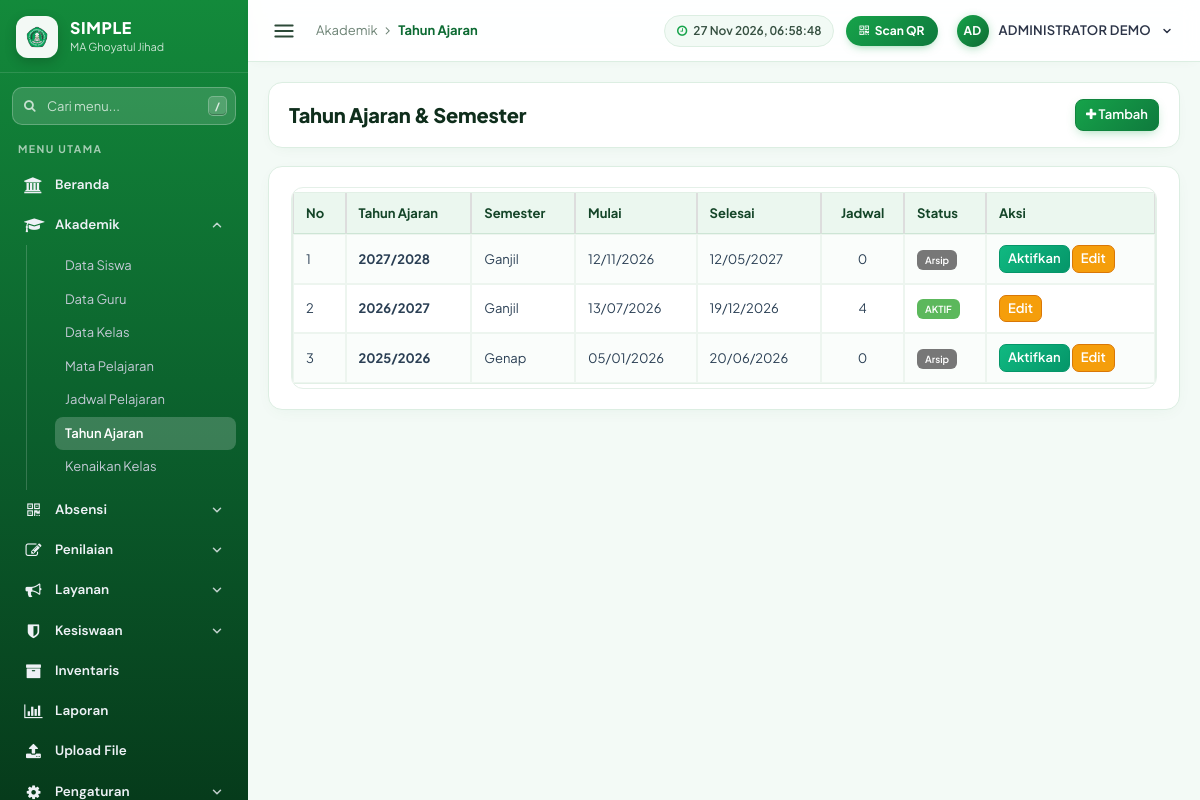
/index.php?page=Tahun-Ajaran (signed in), run on the app's committed database.
### tables this page shows
CREATE TABLE `tahun_ajaran` (
  `id` int NOT NULL,
  `nama` varchar(20) NOT NULL,
  `semester` varchar(10) NOT NULL,
  `tgl_mulai` date DEFAULT NULL,
  `tgl_selesai` date DEFAULT NULL,
  `aktif` tinyint NOT NULL DEFAULT '0'
);

### index.php (called while the page is built, shortened)
<?php
require_once __DIR__ . '/library/helpers.php';
$routes = [
    'Dashboard' => 'pages/home.php',
    'Data-Siswa' => 'pages/siswa.php',
    'Data-Guru' => 'pages/guru.php',
    'Data-Kelas' => 'pages/kelas.php',
    'Absen-Scan' => 'pages/absen_scan.php',
    'Absen-Siswa' => 'pages/absen_siswa.php',
    'Absen-Guru' => 'pages/absen_guru.php',
    'Cetak-Kartu' => 'pages/kartu.php',
    'Profile' => 'pages/profile.php',
    'User-Guide' => 'pages/help.php',
    'Help' => 'pages/help.php',
    'Users' => 'pages/users.php',
    'Upload-File' => 'pages/upload_file.php',
    'Tahun-Ajaran' => 'pages/tahun_ajaran.php',
    'Mata-Pelajaran' => 'pages/mapel.php',
    'Jadwal' => 'pages/jadwal.php',
    'Perizinan' => 'pages/perizinan.php',
    'Pengumuman' => 'pages/pengumuman.php',
    'Kenaikan-Kelas' => 'pages/kenaikan.php',
    'Input-Nilai' => 'pages/nilai.php',
    'Rapor' => 'pages/rapor.php',
    'Cetak-Rapor' => 'pages/cetak_rapor.php',
    'Laporan' => 'pages/laporan.php',
    'Pelanggaran' => 'pages/pelanggaran.php',
    'Inventaris' => 'pages/inventaris.php',
    'Master-Menu' => 'pages/master_menu.php',
];
$page = $_GET['page'] ?? 'Dashboard';
require __DIR__ . '/' . $routes[$page];

### library/helpers.php (called while the page is built, shortened)
<?php
function e($s) { return htmlspecialchars((string)$s, ENT_QUOTES, 'UTF-8'); }
function role() { return strtoupper((string)($_SESSION['SES_ROLE'] ?? '')); }
function canEdit() { return in_array(role(), ['ADMIN', 'TATA USAHA'], true); }
function qall($db, $sql, $types = '', $p = []) {
    $st = $db->prepare($sql);
    $st->execute();
    return $st->get_result()->fetch_all(MYSQLI_ASSOC);
}

### pages/tahun_ajaran.php (the view, shortened to what this page needs)
<?php
$db = $koneksidb;
$rows = qall($db, "SELECT t.*, (SELECT COUNT(*) FROM jadwal j WHERE j.tahun_ajaran_id = t.id) AS jml_jadwal FROM tahun_ajaran t ORDER BY t.nama DESC, t.semester");
include "header.php";
?>
<div class="right_col" role="main">
  <div class="page-title"><div class="title_left"><h3>Tahun Ajaran &amp; Semester</h3></div>
    <div class="title_right"><?php if (canEdit()): ?><button class="btn btn-primary btn-sm" id="btnAdd"><i class="fa fa-plus"></i> Tambah</button><?php endif; ?></div></div>
  <div class="x_panel"><div class="x_content table-responsive">
    <table class="table table-bordered table-striped">
      <thead><tr><th>No</th><th>Tahun Ajaran</th><th>Semester</th><th>Mulai</th><th>Selesai</th><th class="text-center">Jadwal</th><th>Status</th><th>Aksi</th></tr></thead>
      <tbody><?php foreach ($rows as $i => $r): ?>
        <tr><td><?= $i + 1 ?></td><td><b><?= e($r['nama']) ?></b></td><td><?= e($r['semester']) ?></td>
          <td><?= $r['tgl_mulai'] ? date('d/m/Y', strtotime($r['tgl_mulai'])) : '-' ?></td><td><?= $r['tgl_selesai'] ? date('d/m/Y', strtotime($r['tgl_selesai'])) : '-' ?></td>
          <td class="text-center"><?= (int)$r['jml_jadwal'] ?></td>
          <td><?= $r['aktif'] ? '<span class="label label-success">AKTIF</span>' : '<span class="label label-default">Arsip</span>' ?></td>
          <td><?php if (canEdit()): ?>
            <?php if (!$r['aktif']): ?><form method="POST" style="display:inline"><button class="btn btn-success btn-xs" onclick="return confirm('Jadikan periode ini aktif?')">Aktifkan</button></form><?php endif; ?>
            <button class="btn btn-warning btn-xs btn-edit" data-row="<?= e(json_encode($r)) ?>">Edit</button><?php endif; ?></td></tr>
      <?php endforeach; ?></tbody>
    </table>
  </div></div>
</div>
<?php if (canEdit()): ?>
<div class="modal fade" id="mdl" tabindex="-1"><div class="modal-dialog"><form class="modal-content" method="POST">
  <div class="modal-header"><button type="button" class="close" data-dismiss="modal">&times;</button><h4 class="modal-title" id="mTitle">Tahun Ajaran</h4></div>
  <div class="modal-body"><input type="hidden" name="act" id="m_act" value="add"><input type="hidden" name="id" id="m_id">
    <div class="form-group"><label>Tahun Ajaran</label><input class="form-control" name="nama" id="m_nama" required placeholder="2026/2027"></div>
    <div class="form-group"><label>Semester</label><select class="form-control" name="semester" id="m_semester"><option>Ganjil</option><option>Genap</option></select></div>
    <div class="row"><div class="col-xs-6"><label>Mulai</label><input type="date" class="form-control" name="tgl_mulai" id="m_tgl_mulai"></div>
      <div class="col-xs-6"><label>Selesai</label><input type="date" class="form-control" name="tgl_selesai" id="m_tgl_selesai"></div></div>
  </div>
  <div class="modal-footer"><button type="button" class="btn btn-default" data-dismiss="modal">Batal</button><button class="btn btn-primary">Simpan</button></div>
</form></div></div>
<?php endif; include "footer.php"; ?>

### assets/css/simple.css (style rules this page uses)
:root { --bg: #060a13; --panel: #0c1220; --card: #111a2d; --card-hover: #16223a; --line: #1e2a45; --fg: #e9eef8; --muted: #92a0bd; --green: #25b84f; --green-soft: rgba(37, 184, 79, .14); --amber: #fcb900; --amber-soft: rgba(252, 185, 0, .14); --danger: #ff6b6b; --font-display: "Sora", "Segoe UI", system-ui, sans-serif; --font-body: "Plus Jakarta Sans", "Segoe UI", system-ui, sans-serif; color-scheme: dark; }
* { box-sizing: border-box; }
html, body { height: 100%; }
body { background: var(--bg); color: var(--fg); font-family: var(--font-body); font-size: 15px; line-height: 1.5; padding-left: max(0px, env(safe-area-inset-left, 0px)); padding-right: max(0px, env(safe-area-inset-right, 0px)); }
button, input { font: inherit; color: inherit; }

### assets/css/legacy.css (style rules this page uses)
.right_col { padding: 0 4px 24px; color: #2a3f54; }
.right_col .page-title { display: flex; flex-wrap: wrap; align-items: center; justify-content: space-between; gap: 8px; margin: 0 0 14px; padding: 0; }
.right_col .page-title h3 { margin: 0; font-size: 22px; font-weight: 600; color: #1c2438; }
.right_col .title_left, .right_col .title_right { width: auto; float: none; padding: 0; min-height: 0; }
.x_panel { background: #fff; border: 1px solid #dde1e9; border-radius: 8px; padding: 14px 18px; margin-bottom: 16px; position: relative; box-shadow: 0 1px 2px rgba(20,30,60,.04); }
.x_content { padding: 4px 0; }
.btn { border-radius: 6px; }
body { margin:0 }
:root { color-scheme: light; }
body { font-size: 13px; }
table.dataTable thead th, table.table thead th { color: #1c2438; background: #fff; }
table.dataTable tbody td, table.table tbody td { color: #2a3f54; }
.right_col .page-title h3 { font-size: 19px; }
.right_col .btn { font-size: 13px; }

### assets/css/theme.css (style rules this page uses)
:root { --bg: #f3faf6; --fg: #16261d; --green: #16a34a; --green-dark: #0d6b33; --amber: #16a34a; --line-soft: #dceee2; color-scheme: light; }
body { background: var(--bg); color: var(--fg); margin: 0; font-family: "Plus Jakarta Sans", "DM Sans", "Segoe UI", system-ui, sans-serif; -webkit-font-smoothing: antialiased; }
.right_col { color: var(--fg); }
.right_col .page-title { display: flex; flex-wrap: wrap; align-items: center; justify-content: space-between; gap: 12px; margin: 0 0 18px !important; padding: 16px 20px !important; background: #ffffff; border: 1px solid var(--line-soft); border-radius: 14px; box-shadow: 0 4px 16px -8px rgba(13, 107, 51, 0.1); }
.right_col .page-title h3 { margin: 0; font-size: 20px; font-weight: 800; color: #0f2e1c; letter-spacing: -0.01em; display: flex; flex-wrap: wrap; align-items: center; gap: 8px; }
.right_col .title_right { display: flex; flex-wrap: wrap; align-items: center; gap: 8px; }
.x_panel { background: #ffffff; border: 1px solid var(--line-soft) !important; border-radius: 14px !important; padding: 20px 22px !important; margin-bottom: 18px !important; box-shadow: 0 4px 18px -6px rgba(13, 107, 51, 0.07) !important; }
.btn { border-radius: 9px !important; font-weight: 600 !important; transition: all 0.16s ease; box-shadow: none; }
.btn-xs { border-radius: 7px !important; padding: 3px 8px; }
.btn-sm { border-radius: 8px !important; }
.btn-primary { background: linear-gradient(135deg, #16a34a, #0f7a3d) !important; border-color: #11843e !important; color: #fff !important; box-shadow: 0 4px 12px -4px rgba(22, 163, 74, 0.45); }
.btn-success { background: linear-gradient(135deg, #10b981, #059669) !important; border-color: #059669 !important; color: #fff !important; }
.btn-warning { background: #f59e0b !important; border-color: #d97706 !important; color: #fff !important; }
.table-responsive { border: 1px solid #e4f0e8; border-radius: 12px; overflow-x: auto; }
table.table, table.dataTable { border-collapse: separate; border-spacing: 0; border-color: #e2f0e6 !important; margin-bottom: 0 !important; }
table.table thead th, table.dataTable thead th { background: #ebf7ef !important; color: #144528 !important; font-weight: 700 !important; border-bottom: 1px solid #cde5d5 !important; padding: 11px 12px !important; }
table.table tbody td, table.dataTable tbody td { border-color: #edf5ef !important; padding: 10px 12px !important; vertical-align: middle !important; }
table.table-striped > tbody > tr:nth-of-type(odd) { background-color: #fafdfb; }
.label { border-radius: 6px !important; padding: 4px 8px !important; font-weight: 600 !important; }

### data on the page
tahun_ajaran: nama "2027/2028", semester "Ganjil", tgl_mulai "12/11/2026", tgl_selesai "12/05/2027", jml_jadwal "0", aktif "Arsip"
tahun_ajaran: nama "2026/2027", semester "Ganjil", tgl_mulai "13/07/2026", tgl_selesai "19/12/2026", jml_jadwal "4", aktif "AKTIF"
tahun_ajaran: nama "2025/2026", semester "Genap", tgl_mulai "05/01/2026", tgl_selesai "20/06/2026", jml_jadwal "0", aktif "Arsip"

### other printed values
$nm "Beranda"
$nm "Akademik"
$k[0] "Data Siswa"
$k[0] "Data Guru"
$k[0] "Data Kelas"
$k[0] "Mata Pelajaran"
$k[0] "Jadwal Pelajaran"
$k[0] "Tahun Ajaran"
$k[0] "Kenaikan Kelas"
$nm "Absensi"
$nm "Penilaian"
$nm "Layanan"
$nm "Kesiswaan"
$nm "Inventaris"
$nm "Laporan"
